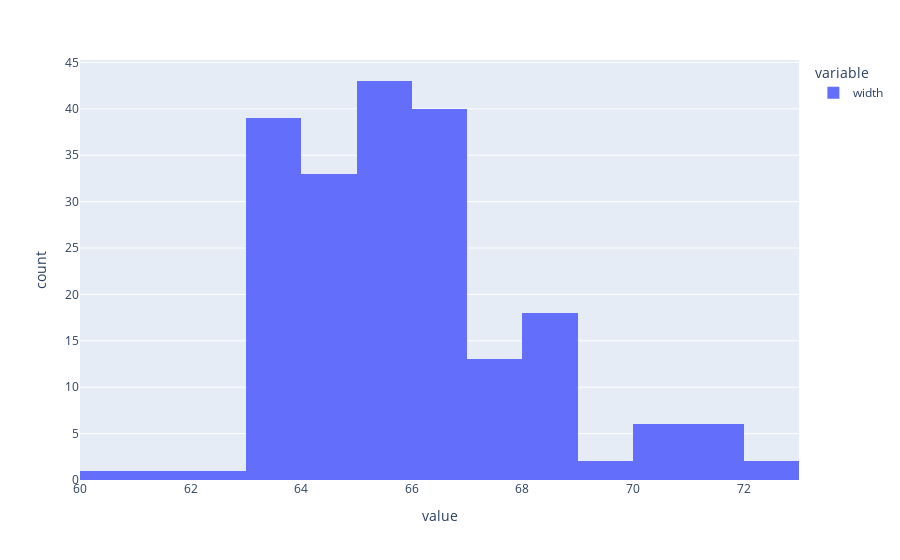

Source (notebook cell):
### Code cell
graph = pe.histogram(df['width'])
graph.show()

### Figure 1 — Plotly figure (JSON) as saved in the notebook; plotly's stock layout.template omitted (floating-point values rounded to 4 significant figures; data arrays with more than 128 entries replaced by an {"elided": "..."} marker saying what was removed)
{"data": [{"alignmentgroup": "True", "bingroup": "x", "hovertemplate": "variable=width<br>value=%{x}<br>count=%{y}<extra></extra>", "legendgroup": "width", "marker": {"color": "#636efa", "pattern": {"shape": ""}}, "name": "width", "offsetgroup": "width", "orientation": "v", "showlegend": true, "type": "histogram", "x": {"elided": "205 float values"}, "xaxis": "x", "yaxis": "y"}], "layout": {"barmode": "relative", "legend": {"title": {"text": "variable"}, "tracegroupgap": 0}, "margin": {"t": 60}, "xaxis": {"anchor": "y", "domain": [0, 1], "title": {"text": "value"}}, "yaxis": {"anchor": "x", "domain": [0, 1], "title": {"text": "count"}}}}
